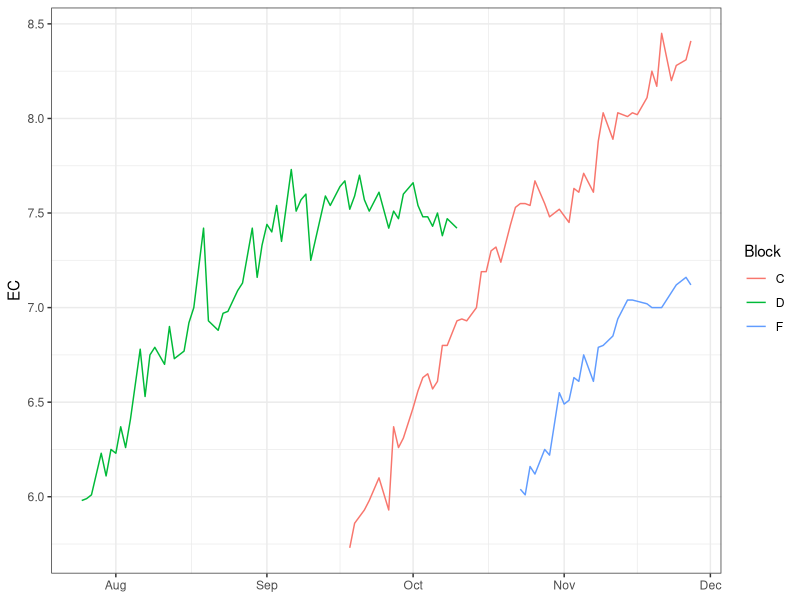
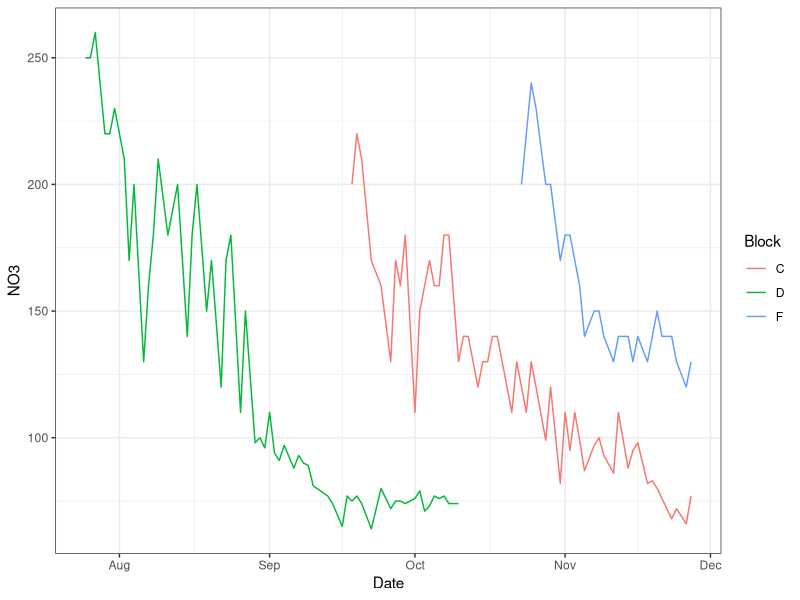
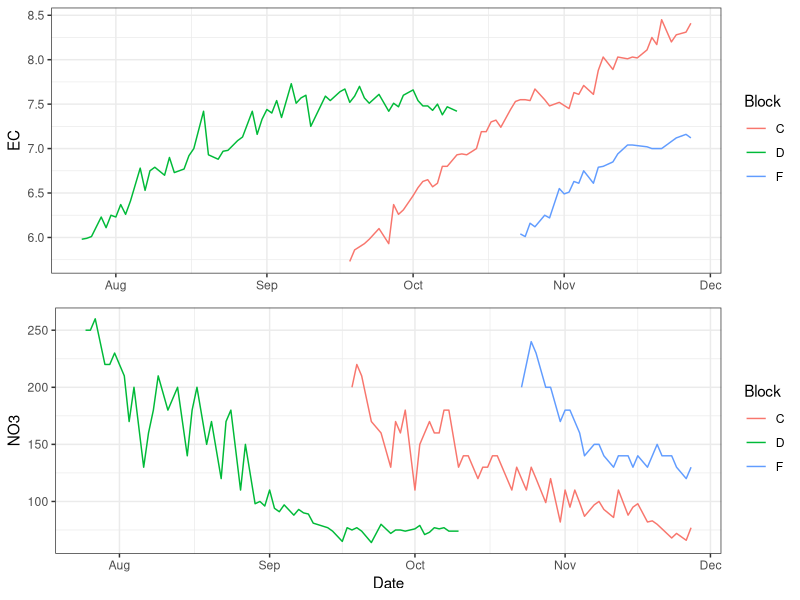
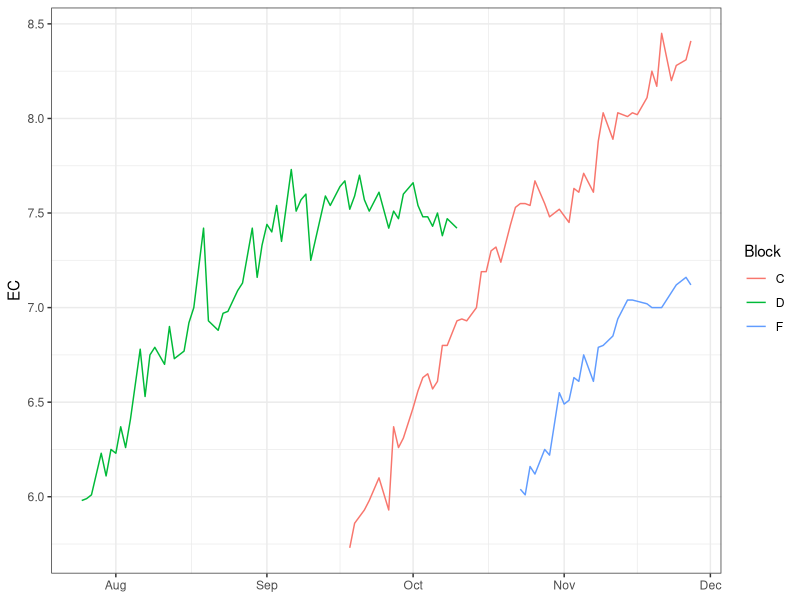
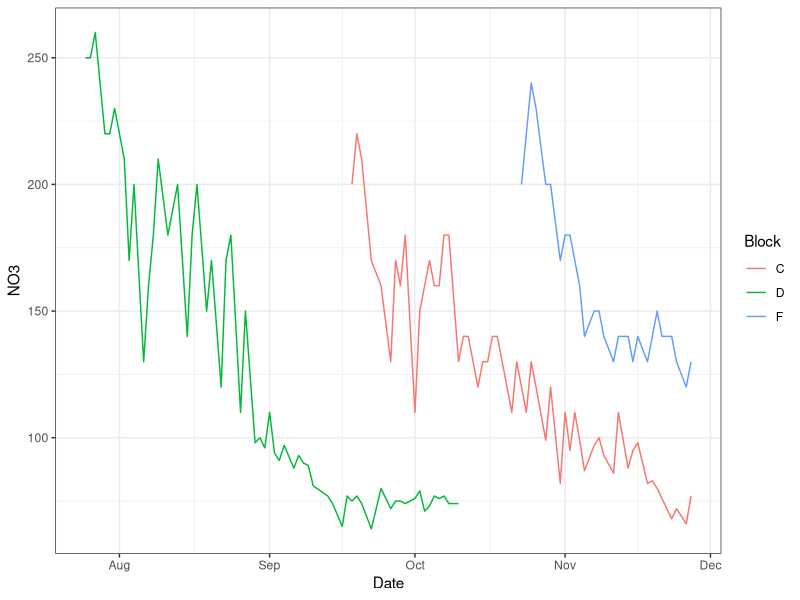

Here is the R script that generated these plots, in order:
# Load required library
library(dplyr)
library(tidyr)
library(tidyverse)
library(gridExtra)
library(ggplot2)
###########   DATE SET   #########
NO3 <-read.csv('TOGUCHI_NO3.csv', header = T, check.names = T)
ECS <-read.csv('TOGUCHI_EC.csv', header = T, check.names = T)
head(NO3,2)
head(ECS,2)
##################################################################################
# Example of Blocks schedule of crop growth 
##  BLOCK   vid      PLANT START       HARVEST START     END HARVEST           ##
##  C        v1       2017-07-18        2017-09-18         ?2017-11-27 (until) ##
##  D        v1       2017-05-26       2017-07-25          2017-10-16          ##
##  F        v1       2017-08-16       2017-10-23         ?2017-11-27          ##
##  F        v2      2017-08-16         ?                                      ##
################################################################################
## START AND END DATES of 'start of Plant' to 'Start of harvesting'
End_C_After <- as.Date("2017-11-27")
start_C_After <- as.Date("2017-09-18")

End_D_After <- as.Date("2017-10-10")
start_D_After <- as.Date("2017-07-25")

End_F_After <- as.Date("2017-11-27")
start_F_After <- as.Date("2017-10-23")

#####  Function to Filter Date ###############
filterDate <- function(df,x,y){
  df$Date <- as.Date.factor(df$Date, format = "%Y-%m-%d")
  df[df$Date >= x & df$Date <= y,]
}

## C Block  V1 Variety ####
C_EC_DF_After <- filterDate(subset(ECS, Block == 'C'),start_C_After,End_C_After)
C_NO3_DF_After <- filterDate(subset(NO3, Block == 'C'),start_C_After,End_C_After)

##### D Block  V1 Variety #####
D_EC_DF_After <- filterDate(subset(ECS, Block == 'D'),start_D_After,End_D_After)
D_NO3_DF_After <- filterDate(subset(NO3, Block == 'D'),start_D_After,End_D_After)
##### F Block  V1 variety ######
F_EC_DF_After <- filterDate(subset(ECS, Block == 'F'),start_F_After,End_F_After)
F_NO3_DF_After <- filterDate(subset(NO3, Block == 'F'),start_F_After,End_F_After)

# Bind the three Blocks C,D,F
EC_CDF_After <-dplyr::bind_rows(C_EC_DF_After,D_EC_DF_After,F_EC_DF_After)
NO3_CDF_After <-dplyr::bind_rows(C_NO3_DF_After,D_NO3_DF_After,F_NO3_DF_After)
head(NO3_CDF_After,2)
## PLOT 1 ## 
p1_After <- ggplot(aes(y=EC, x=Date),data = EC_CDF_After) +
  geom_line(aes(color=Block)) + labs(x=NULL, y='EC') +
  theme(legend.position="none",
        panel.grid.minor.x = element_blank()) +
  theme_bw()
p1_After
ggsave(filename = "toguchi_p1_After.JPEG",p1_After)
## PLOT 2 ## 

p4_After <- ggplot(aes(y=Measure, x=Date),data = NO3_CDF_After) +
  geom_line(aes(color=Block))+ labs(x='Date', y='NO3') +
  theme(legend.position="none",
        panel.grid.minor.x = element_blank()) +
  theme_bw()
p4_After
ggsave(filename = "toguchi_p4_After.JPEG",p4_After)
## PLOT 3 Combined ## 
g_After <- grid.arrange(p1_After,p4_After, ncol= 1)

ggsave(filename = "toguchi_EC_NO3.JPEG",g_After)
